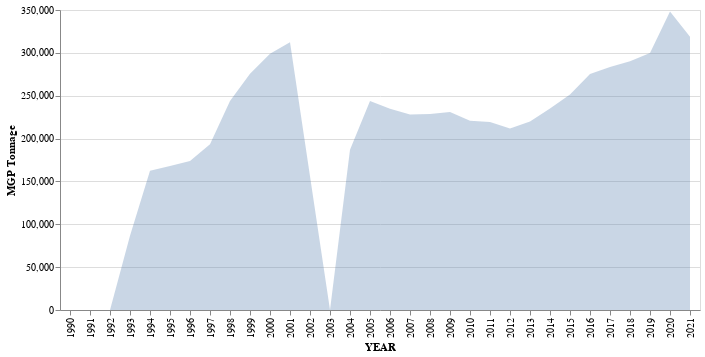

Notebook code cell kept with this figure:
### Markdown cell above
## Optional
### I attempted the stacked plot with the 'altair' package. Ultimately, I wasn't able to create a stacked plot with all four tonnage variables included in a single plot. However, altair has its advantages, as I like it's 'interactive()' feature. Below are altair area plots of each individual waste tonnage variable. These plots are best used and displayed inside a Jupyter Notebook.

### Code cell
alt.Chart(DSNY_pivot).mark_area(opacity=0.3).encode(
    alt.X("YEAR", type = "ordinal"),
    alt.Y("MGP", type = "quantitative", title = "MGP Tonnage")
).interactive()

### Figure 1 — Vega-Lite specification as saved in the notebook (floating-point values rounded to 4 significant figures)
{"config": {"view": {"continuousWidth": 400, "continuousHeight": 300}}, "data": {"name": "data-905c9a58ee2e37f957fb318656622bae"}, "mark": {"type": "area", "opacity": 0.3}, "encoding": {"x": {"field": "YEAR", "type": "ordinal"}, "y": {"field": "MGP", "title": "MGP Tonnage", "type": "quantitative"}}, "selection": {"selector008": {"type": "interval", "bind": "scales", "encodings": ["x", "y"]}}, "$schema": "https://vega.github.io/schema/vega-lite/v4.17.0.json", "datasets": {"data-905c9a58ee2e37f957fb318656622bae": [{"YEAR": 1990, "MGP": 0.0, "ORGANICS": 0.0, "PAPER": 0.0, "REFUSE": 303500.0}, {"YEAR": 1991, "MGP": 0.0, "ORGANICS": 0.0, "PAPER": 0.0, "REFUSE": 2346000.0}, {"YEAR": 1992, "MGP": 0.0, "ORGANICS": 0.0, "PAPER": 0.0, "REFUSE": 2906000.0}, {"YEAR": 1993, "MGP": 86540.0, "ORGANICS": 3422.0, "PAPER": 139100.0, "REFUSE": 2752000.0}, {"YEAR": 1994, "MGP": 162500.0, "ORGANICS": 2781.0, "PAPER": 256100.0, "REFUSE": 2754000.0}, {"YEAR": 1995, "MGP": 168100.0, "ORGANICS": 3322.0, "PAPER": 231200.0, "REFUSE": 2691000.0}, {"YEAR": 1996, "MGP": 173700.0, "ORGANICS": 2288.0, "PAPER": 256600.0, "REFUSE": 2771000.0}, {"YEAR": 1997, "MGP": 193300.0, "ORGANICS": 4670.0, "PAPER": 221300.0, "REFUSE": 2692000.0}, {"YEAR": 1998, "MGP": 243900.0, "ORGANICS": 6893.0, "PAPER": 230900.0, "REFUSE": 2608000.0}, {"YEAR": 1999, "MGP": 275600.0, "ORGANICS": 18670.0, "PAPER": 243100.0, "REFUSE": 2577000.0}, {"YEAR": 2000, "MGP": 299000.0, "ORGANICS": 16020.0, "PAPER": 253100.0, "REFUSE": 2565000.0}, {"YEAR": 2001, "MGP": 312400.0, "ORGANICS": 17940.0, "PAPER": 241400.0, "REFUSE": 2649000.0}, {"YEAR": 2002, "MGP": 156000.0, "ORGANICS": 14.8, "PAPER": 209000.0, "REFUSE": 2875000.0}, {"YEAR": 2003, "MGP": 1.0, "ORGANICS": 12.7, "PAPER": 193700.0, "REFUSE": 3075000.0}, {"YEAR": 2004, "MGP": 186900.0, "ORGANICS": 17040.0, "PAPER": 329500.0, "REFUSE": 2906000.0}, {"YEAR": 2005, "MGP": 243700.0, "ORGANICS": 13180.0, "PAPER": 372200.0, "REFUSE": 2806000.0}, {"YEAR": 2006, "MGP": 234800.0, "ORGANICS": 17820.0, "PAPER": 353500.0, "REFUSE": 2759000.0}, {"YEAR": 2007, "MGP": 228000.0, "ORGANICS": 4866.0, "PAPER": 346700.0, "REFUSE": 2692000.0}, {"YEAR": 2008, "MGP": 228700.0, "ORGANICS": 15.0, "PAPER": 341000.0, "REFUSE": 2630000.0}, {"YEAR": 2009, "MGP": 231100.0, "ORGANICS": 0.0, "PAPER": 311200.0, "REFUSE": 2592000.0}, {"YEAR": 2010, "MGP": 220900.0, "ORGANICS": 0.0, "PAPER": 299400.0, "REFUSE": 2534000.0}, {"YEAR": 2011, "MGP": 219400.0, "ORGANICS": 0.0, "PAPER": 302000.0, "REFUSE": 2664000.0}, {"YEAR": 2012, "MGP": 211600.0, "ORGANICS": 146.5, "PAPER": 283200.0, "REFUSE": 2587000.0}, {"YEAR": 2013, "MGP": 219800.0, "ORGANICS": 1651.0, "PAPER": 284100.0, "REFUSE": 2553000.0}, {"YEAR": 2014, "MGP": 235000.0, "ORGANICS": 8202.0, "PAPER": 288700.0, "REFUSE": 2528000.0}, {"YEAR": 2015, "MGP": 251400.0, "ORGANICS": 13670.0, "PAPER": 292700.0, "REFUSE": 2499000.0}, {"YEAR": 2016, "MGP": 275300.0, "ORGANICS": 20550.0, "PAPER": 299300.0, "REFUSE": 2503000.0}, {"YEAR": 2017, "MGP": 283400.0, "ORGANICS": 32110.0, "PAPER": 294100.0, "REFUSE": 2505000.0}, {"YEAR": 2018, "MGP": 290300.0, "ORGANICS": 45390.0, "PAPER": 303100.0, "REFUSE": 2528000.0}, {"YEAR": 2019, "MGP": 299900.0, "ORGANICS": 43420.0, "PAPER": 298700.0, "REFUSE": 2513000.0}, {"YEAR": 2020, "MGP": 348300.0, "ORGANICS": 11420.0, "PAPER": 312200.0, "REFUSE": 2665000.0}, {"YEAR": 2021, "MGP": 318700.0, "ORGANICS": 3849.0, "PAPER": 309500.0, "REFUSE": 2670000.0}]}}
